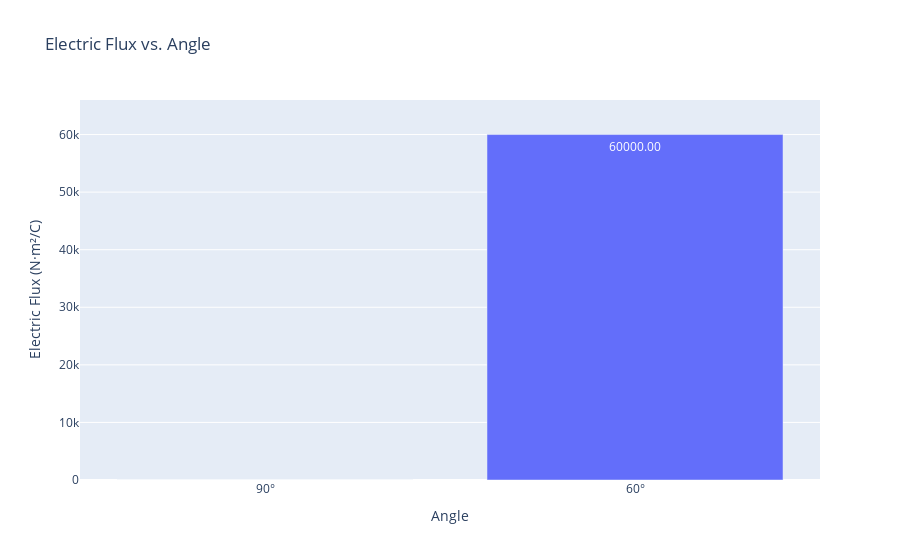

Notebook code for this chart:
### Markdown cell above
# Exercise 3

### Code cell
import numpy as np
import plotly.graph_objects as go


E = 300  # Electric field in N/C
a = 20.0  # Side length of the square in meters
angles = [90, 60]  # Angles in degrees

#  area of the square
A = a ** 2

# Calculate electric flux for each angle using: flux = E * A * cos(theta)
flux_values = [E * A * np.cos(np.radians(angle)) for angle in angles]


fig = go.Figure(data=[go.Bar(
    x=[f"{angle}°" for angle in angles],
    y=flux_values,
    text=[f"{flux:.2f}" for flux in flux_values],
    textposition='auto'
)])

# Update layout for clear labeling
fig.update_layout(
    title="Electric Flux vs. Angle",
    xaxis_title="Angle",
    yaxis_title="Electric Flux (N·m²/C)",
    yaxis=dict(range=[0, max(flux_values)*1.1])
)

# Display the plot
fig.show()

### Figure 1 — Plotly figure (JSON) as saved in the notebook; plotly's stock layout.template omitted (floating-point values rounded to 4 significant figures)
{"data": [{"text": ["0.00", "60000.00"], "textposition": "auto", "type": "bar", "x": ["90°", "60°"], "y": [7.348e-12, 60000.0]}], "layout": {"title": {"text": "Electric Flux vs. Angle"}, "xaxis": {"title": {"text": "Angle"}}, "yaxis": {"range": [0, 66000.0], "title": {"text": "Electric Flux (N·m²/C)"}}}}
